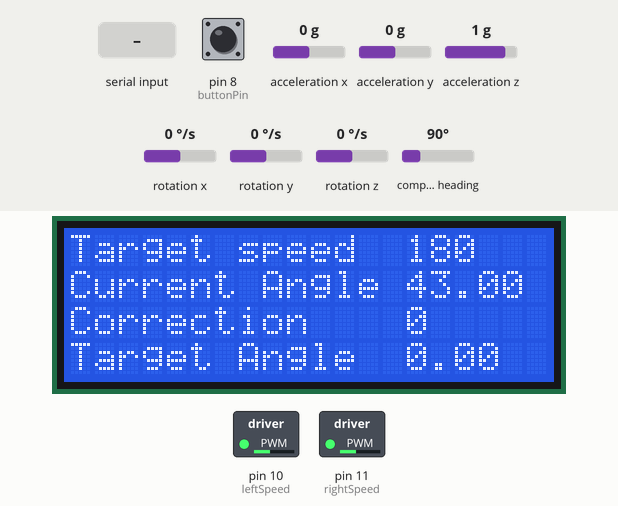
Bench run of a sketch on a simulated Arduino Uno, built with avr-gcc and run on an emulated ATmega328P. Shown: 20×4 character LCD, switched loads named in the sketch (green lamp = pin HIGH). Wiring (inferred from the names in the program): QMC5883L compass at I2C address 0x0D; MPU-6050 motion sensor at I2C address 0x68. The test bench sets the inputs (shaded band); at power-on: pin 8 (buttonPin) HIGH, compass heading 90°, acceleration x 0 g, acceleration y 0 g, acceleration z 1 g, rotation x 0 °/s, rotation y 0 °/s, rotation z 0 °/s. What the sketch prints to the serial monitor is not drawn.

Above: at 2.8 s.
2.9 s: pin 8 (buttonPin) pulled LOW for 0.15 s
At 4.3 s:
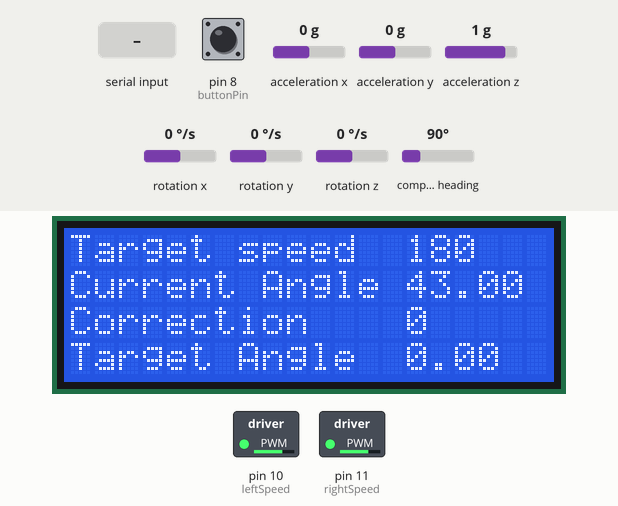
6.0 s: "<90,45>" received over Serial
9.0 s: compass heading set to 7°
At 10.1 s:
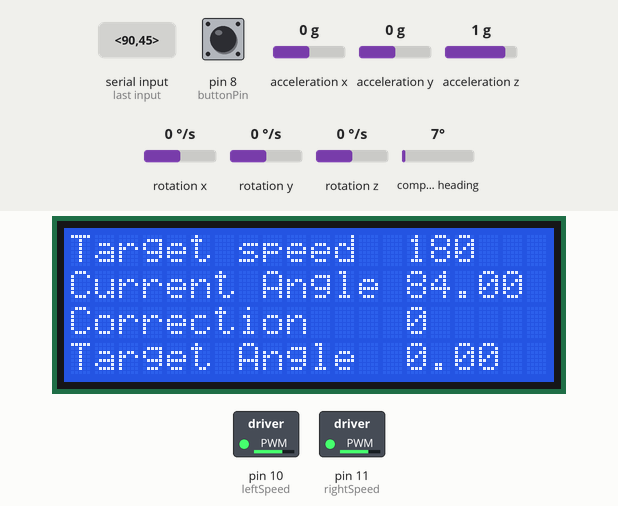
12.0 s: pin 8 (buttonPin) pulled LOW for 1 s
16.0 s: "<30,150>" received over Serial
19.0 s: compass heading set to 90°
At 20.3 s:
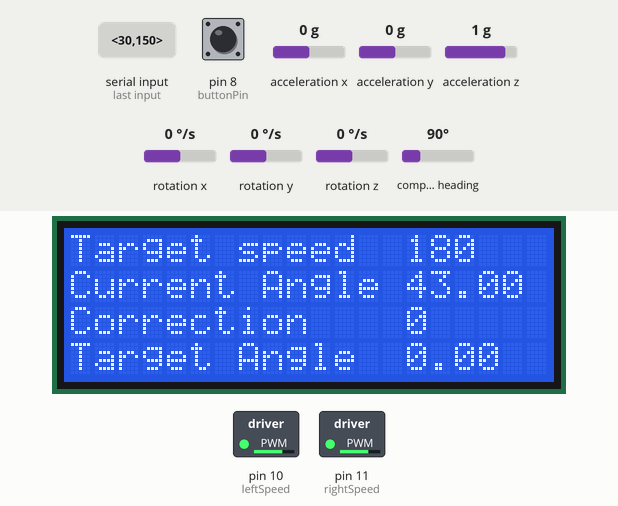
Timing chart, 0 to 22.0 s (numbered marks = the images above; inputs shaded):
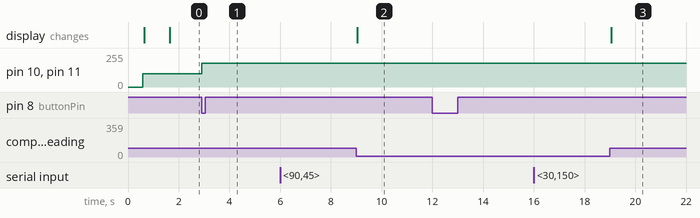

The sketch:

DriveControl.ino
```cpp
/*   Drive Control
By Chris Fischer
Read data from serial and use to control direction and speed.
Direction is compared to a MPU6050 6 axis accelerometer
Nominal speed is controlled by motor PWM controls

Speed is coded as 10xxx where xxx is speed (max 255)
Angle is coded as 20xxx where xxx is the target angle (0-359)

Ascii values should be sent with '<' and '>' as start and end
characters, respectively.

So a speed of 155 should use the ascii string
<10155>
An angle of 97 should use the ascii string
<20097>

*/
#include <Adafruit_MPU6050.h>
#include <Adafruit_Sensor.h>
#include <Wire.h>  // I2C communication
#include <LiquidCrystal_I2C.h>  // librar for I2C 2 row x 16 column LCD
LiquidCrystal_I2C lcd(0x27,20,4);  // set the LCD address to 0x27 for a 20 column and 4 line display


const int baudRate = 9600;
// const int baudRate = 115200;

// accelerometer variables
const int MPU = 0x68; // MPU6050 I2C address
float AccX, AccY, AccZ; //linear acceleration
float GyroX, GyroY, GyroZ; //angular velocity
float accAngleX, accAngleY, gyroAngleX, gyroAngleY, gyroAngleZ; //used in void loop()
float roll, pitch, yaw;
float AccErrorX, AccErrorY, GyroErrorX, GyroErrorY, GyroErrorZ;

float elapsedTime, currentTime, previousTime;
int c = 0;
float proportionalRate = 1; //speed adjustment per degree of error
float maxRate = 120;
long int maxDuration = 600000;  // run duration in ms

const int maxSpeed = 255; //max PWM value written to motor speed pin. It is typically 255.
const int minSpeed = 80; //min PWM value at which motor moves

float currentAngle; //if MPU6050 is flat, angle = Z = yaw
float targetAngle = 0;
float deltaAngle;
int targetSpeed = 180;
int speedCorrection;
int correctionAngle;
float angleTolerance = .1;
int dataIsSpeed = 0;
int dataIsAngle = 0;
// lcd display variables
int spdRow, spdCol, tarRow,tarCol,actRow,actCol, corrRow, corrCol;


// for an H bridge with single pin direction control, use only pins left1 and right1
//const int left1 = 4;  //for L298N control
const int left1 = 4; // MD20A control
const int left2 = 5;     // ignored in MD20A
//const int right1 = 7;   // for L298n control
const int right1 = 7;  // for MD20A
const int right2 = 6;    // ignored in MD20A


// const int leftSpeed = 10;  // L298N
const int leftSpeed = 10;      // MD20A
// const int rightSpeed = 11;   //L298N
const int rightSpeed = 11;   // MD20A

int leftSpeedVal, rightSpeedVal;

// *** variables for new readSerial2.h
const byte buffSize = 40;
char inputBuffer[buffSize];
const char startMarker = '<';
const char endMarker = '>';
byte bytesRecvd = 0;
boolean readInProgress = false;
boolean newDataFromPC = false;
long int readValue, actValue; // maximum value of an standard integer is 32767.
char messageFromPC[buffSize] = {0};

// **** end new variable block

#include "gyro.h"
#include "movement.h"
//#include "readSerial.h"
//#include "readSerial2.h"


// delaring variables for readSerial3 library
const byte numChars = 32;
char receivedChars[numChars];
boolean newData = false;
#include "readSerial3.h"   // read serial function from arduino website
#include "compassRead.h"   // read azimuth angle from compass chip


const int buttonPin = 8;


void setup() {
  Serial.begin(baudRate);
  //Serial.println("started");
  // setup I2C communication with accelerometer
  Wire.begin();                      // Initialize comunication
  Wire.beginTransmission(MPU);       // Start communication with MPU6050 // MPU=0x68
  Wire.write(0x6B);                  // Talk to the register 6B
  Wire.write(0x00);                  // Make reset - place a 0 into the 6B register
  Wire.endTransmission(true);        //end the transmission
  // Call this function if you need to get the IMU error values for your module
  calculateError();
  // initialize compass - define I2S and error
  compassSetup();

  // setup LCD Display
  lcd.init();
  lcd.clear();
  lcd.backlight();      // Make sure backlight is on

  pinMode(buttonPin,INPUT);   // start button on Aduino
  Serial.println("<Arduino is ready>");
  analogWrite(leftSpeed, 100);
  analogWrite(rightSpeed, 100);
  spdRow = 0;
  lcd.setCursor(0,spdRow);
  lcd.print("Target speed");
  spdCol = 14;
  lcd.setCursor(spdCol,spdRow);
  lcd.print(targetSpeed);
  actRow = 1;
  lcd.setCursor(0,actRow);
  lcd.print("Current Angle ");
  actCol = 14;
  lcd.setCursor(actCol,actRow);
  lcd.print(currentAngle);
  corrRow = 2;
  lcd.setCursor(0, corrRow);
  lcd.print("Correction");
  corrCol = 14;
  lcd.setCursor(corrCol, corrRow);
  lcd.print(correctionAngle);

  tarRow = 3;
  lcd.setCursor(0,tarRow);
  lcd.print("Target Angle ");
  tarCol = 14;
  lcd.setCursor(tarCol,tarRow);
  targetAngle = currentAngle + correctionAngle;
  lcd.print(targetAngle);
  delay(1000);

}

void loop() {
  long int time0, timeStart, timeNow;
  // put your main code here, to run repeatedly:
  currentAngle = float(readCompassAzimuth());
  lcd.setCursor(actCol,actRow);
  lcd.print("      ");
  lcd.setCursor(actCol,actRow);
  lcd.print(currentAngle);


    recvWithStartEndMarkers(); // reads from serial and populates the variable receivedChars[]
    readValue = atol(receivedChars);
    if(newData){
      Serial.print("Read Value = ");
      Serial.println(readValue);

    }


    // append 10000 for speed
    // append 20000 for angle
    if ((readValue < 10000) && newData ){
      Serial.print("readValue = ");
      Serial.println(readValue);
      Serial.println("use 10000 + value for speed, 20000 + value for angle");
      newData = false;
      }
    else if ((readValue < 12000) && newData) {
      Serial.print("readValue = ");
      Serial.println(readValue);
      actValue = readValue - 10000;
      Serial.print("Speed = ");
      Serial.println(actValue);
      targetSpeed = actValue;
      lcd.setCursor(spdCol,spdRow);
      lcd.print("   ");
      lcd.setCursor(spdCol,spdRow);
      lcd.print(targetSpeed);
      }
    else if ((readValue < 30000 )&& newData){
      dataIsAngle = 1;
      actValue = readValue - 20000;
      Serial.print("Correction Angle = ");
      Serial.println(actValue);
      correctionAngle = actValue;
      targetAngle = currentAngle + correctionAngle;
      lcd.setCursor(corrCol,corrRow);
      lcd.print("      ");
      lcd.setCursor(corrCol,corrRow);
      lcd.print(correctionAngle);
      lcd.setCursor(tarCol,tarRow);
      lcd.print("    ");
      lcd.setCursor(tarCol,tarRow);
      lcd.print(targetAngle);
      }
    else if (newData){
      Serial.println("New Data not processed");
      newData = false;
    }


    if(newData){
      newData = false;
      forward();   // sets direction pins, not movement
      rightSpeedVal = targetSpeed;
      leftSpeedVal = targetSpeed;

      moveControl();


    }

  // button controlled start for testing
  if (digitalRead(buttonPin)==LOW){
    //Serial.println("Button Pushed");
    delay(1);
    maxDuration = 2000;

    rightSpeedVal = targetSpeed;
    leftSpeedVal = targetSpeed;
    timeStart = millis();
    timeNow = millis();
    moveControl();
   /* while((timeNow - timeStart) < maxDuration){
      moveControl();
      timeNow = millis();
    }   */
  //stopCar();


  }


}
```

compassRead.h
```cpp
// developed as CompasAzimuthWithCorrection
// converted to a library to incorporate into DriveControl
//  Chris Fischer November 27, 2024

#include <Wire.h> //I2C Arduino Library
//uncomment the max and min values.   Rotate the compass chip throug
// 360 degrees plus vertical.   Record the max, and min.   Calculate the
// average.   Enter the averages as offset values.
// program assumes board is oriented horizontally (xz plane).


#define addr 0x0D //I2C Address for The HMC5883
int xMax = -9999, yMax = -9999, zMax = -9999;
int xMin = 9999, yMin = 9999, zMin = 9999;
int xOffset = -2975, yOffset = -930, zOffset = -187;


void compassSetup() {

  Serial.begin(9600);
  Wire.begin();


  Wire.beginTransmission(addr); //start talking
  Wire.write(0x0B); // Tell the HMC5883 to Continuously Measure
  Wire.write(0x01); // Set the Register
  Wire.endTransmission();
  Wire.beginTransmission(addr); //start talking
  Wire.write(0x09); // Tell the HMC5883 to Continuously Measure
  Wire.write(0x1D); // Set the Register
  Wire.endTransmission();
}

int readCompassAzimuth() {

  int x, y, z, a; //triple axis data

  //Tell the HMC what regist to begin writing data into


  Wire.beginTransmission(addr);
  Wire.write(0x00); //start with register 3.
  Wire.endTransmission();

  //Read the data.. 2 bytes for each axis.. 6 total bytes
  Wire.requestFrom(addr, 6);
  if (6 <= Wire.available()) {
    x = Wire.read(); //MSB  x
    x |= Wire.read() << 8; //LSB  x)
    z = Wire.read(); //MSB  z
    z |= Wire.read() << 8; //LSB z
    y = Wire.read(); //MSB y
    y |= Wire.read() << 8; //LSB y

    x = x - xOffset;
    y = y - yOffset;
    z = z - zOffset;

    if(x > xMax){xMax = x;}
    if(x < xMin){xMin = x;}
    if(y > yMax){yMax = y;}
    if(y < yMin){yMin = y;}
    if(z > zMax){zMax = z;}
    if(z < zMin){zMin = z;}


  }

  // Show Values
  /*Serial.print("X Value: ");
  Serial.println(x);
  Serial.print("Y Value: ");
  Serial.println(y);
  Serial.print("Z Value: ");
  Serial.println(z);*/
  a = int(atan2(double(x),double(z))*180.000/3.1415);
  if(a < 0){a = 360 + a;}
  //Serial.print("A Value: ");
  //Serial.println(a);
  return(a);


}
```

gyro.h
```cpp
// ************* Function Definitions **************
/*   includes functions
/*   void readAcceleration() -- reads linear acceleration from the MPU6050
/*   void readGyro() -- reads angular acceleration
/*   void calculateError() -- samples 200 gyro readings and calculates an average error with accelerometer steady
/*   void readAngle() -- calculates the current angle from accelerometer data
/* **************************************************/
void readAcceleration() {
  Wire.beginTransmission(MPU);
  Wire.write(0x3B); // Start with register 0x3B (ACCEL_XOUT_H)
  Wire.endTransmission(false);
  Wire.requestFrom(MPU, 6, true); // Read 6 registers total, each axis value is stored in 2 registers
  //For a range of +-2g, we need to divide the raw values by 16384, according to the MPU6050 datasheet
  AccX = (Wire.read() << 8 | Wire.read()) / 16384.0; // X-axis value
  AccY = (Wire.read() << 8 | Wire.read()) / 16384.0; // Y-axis value
  AccZ = (Wire.read() << 8 | Wire.read()) / 16384.0; // Z-axis value
}

void readGyro() {
  Wire.beginTransmission(MPU);
  Wire.write(0x43);
  Wire.endTransmission(false);
  Wire.requestFrom(MPU, 6, true);
  GyroX = (Wire.read() << 8 | Wire.read()) / 131.0;
  GyroY = (Wire.read() << 8 | Wire.read()) / 131.0;
  GyroZ = (Wire.read() << 8 | Wire.read()) / 131.0;
}

void calculateError() {
  //When this function is called, ensure the car is stationary. See Step 2 for more info

  // Read accelerometer values 200 times
  c = 0;
  while (c < 200) {
    readAcceleration();
    // Sum all readings
    AccErrorX += (atan((AccY) / sqrt(pow((AccX), 2) + pow((AccZ), 2))) * 180 / PI);
    AccErrorY += (atan(-1 * (AccX) / sqrt(pow((AccY), 2) + pow((AccZ), 2))) * 180 / PI);
    c++;
  }
  //Divide the sum by 200 to get the error value, since expected value of reading is zero
  AccErrorX = AccErrorX / 200;
  AccErrorY = AccErrorY / 200;
  c = 0;

  // Read gyro values 200 times
  while (c < 200) {
    readGyro();
    // Sum all readings
    GyroErrorX += GyroX;
    GyroErrorY += GyroY;
    GyroErrorZ += GyroZ;
    c++;
  }
  //Divide the sum by 200 to get the error value
  GyroErrorX = GyroErrorX / 200;
  GyroErrorY = GyroErrorY / 200;
  GyroErrorZ = GyroErrorZ / 200;
  Serial.println("The the gryoscope setting in MPU6050 has been calibrated");

}

void readAngle(){
  // === Read accelerometer (on the MPU6050) data === //
  readAcceleration();
  // Calculating Roll and Pitch from the accelerometer data
  accAngleX = (atan(AccY / sqrt(pow(AccX, 2) + pow(AccZ, 2))) * 180 / PI) - AccErrorX; //AccErrorX is calculated in the calculateError() function
  accAngleY = (atan(-1 * AccX / sqrt(pow(AccY, 2) + pow(AccZ, 2))) * 180 / PI) - AccErrorY;

  // === Read gyroscope (on the MPU6050) data === //
  previousTime = currentTime;
  currentTime = micros();
  elapsedTime = (currentTime - previousTime) / 1000000; // Divide by 1000 to get seconds
  readGyro();
  // Correct the outputs with the calculated error values
  GyroX -= GyroErrorX; //GyroErrorX is calculated in the calculateError() function
  GyroY -= GyroErrorY;
  GyroZ -= GyroErrorZ;
  // Currently the raw values are in degrees per seconds, deg/s, so we need to multiply by sendonds (s) to get the angle in degrees
  gyroAngleX += GyroX * elapsedTime; // deg/s * s = deg
  gyroAngleY += GyroY * elapsedTime;
  yaw += GyroZ * elapsedTime;
  //combine accelerometer- and gyro-estimated angle values. 0.96 and 0.04 values are determined through trial and error by other people
  roll = 0.96 * gyroAngleX + 0.04 * accAngleX;
  pitch = 0.96 * gyroAngleY + 0.04 * accAngleY;
  currentAngle = yaw; //MPU6050 oriented flat
  //for me, turning right reduces angle. Turning left increases angle.
};
```

movement.h
```cpp
/*   Available functions
moveControl() is the primary function
driving() - manages wheel speed while driving forward
controlSpeed() - adjusts correction speed differential proportional to delta angle.  Called by driving()
rotate() - rotates robot when not moving
changeSpeed() - manages minimum and maximum PWM settings


*/
void forward();
void left();
void right();
void driving();
void controlSpeed();
void rotate();
int changeSpeed (int motorSpeed, int increment);
void forward();
void left();
void right();
void stopCar();
void moveControl();


void moveControl(){
  readAcceleration();
  previousTime = currentTime;
  currentTime = micros();
  elapsedTime = (currentTime - previousTime) / 1000000;
  readGyro();
  GyroX -= GyroErrorX;
  GyroY -= GyroErrorY;
  GyroZ -= GyroErrorZ;
  yaw += GyroZ * elapsedTime;
  currentAngle = yaw;
  //Serial.print("Current Angle = ");Serial.println(currentAngle);
  if(targetSpeed == 0){
    rotate();
    }
  else{
     driving();
    }
  }


  // rewritten driving() function by Chris Fischer

  void driving(){   // called my moveControl
  forward();   // sets forward & reverse pins appropriately on H bridge
	deltaAngle = targetAngle - currentAngle;
	speedCorrection = int(deltaAngle * proportionalRate);

	rightSpeedVal = targetSpeed + speedCorrection;
	if(rightSpeedVal > maxSpeed)
		{rightSpeedVal = maxSpeed;}
	else if(rightSpeedVal < minSpeed)
		{rightSpeedVal = minSpeed;}

	leftSpeedVal = targetSpeed - speedCorrection;
	if(leftSpeedVal > maxSpeed)
		{leftSpeedVal = maxSpeed;}
	else if (leftSpeedVal < minSpeed)
		{leftSpeedVal = minSpeed;}

	analogWrite(10, rightSpeedVal);

  analogWrite(11, leftSpeedVal);
  delay(100);
  }

void rotate (){//called by void loop(), which isDriving = false
  int deltaAngle = round(targetAngle - currentAngle);
  Serial.print("deltaAngle = "); Serial.println(deltaAngle);
  int targetGyroZ;
  if (abs(deltaAngle) <= 1){
    stopCar();
  } else {
    if (currentAngle > targetAngle) { //turn left
      left();
    } else if (currentAngle < targetAngle) {//turn right
      right();
    }

    //setting up propoertional control, see Step 3 on the website
    if (abs(deltaAngle) > 30){
      targetGyroZ = 60;
    } else {
      targetGyroZ = proportionalRate * abs(deltaAngle);
    }

    if (round(targetGyroZ - abs(GyroZ)) == 0){
      ;
    } else if (targetGyroZ > abs(GyroZ)){
      leftSpeedVal = changeSpeed(leftSpeedVal, +1); //would increase abs(GyroX)
    } else {
      leftSpeedVal = changeSpeed(leftSpeedVal, -1);
    }
    rightSpeedVal = leftSpeedVal;
    analogWrite(rightSpeed, rightSpeedVal);
    analogWrite(leftSpeed, leftSpeedVal);
  }
}

int changeSpeed (int motorSpeed, int increment){
  motorSpeed += increment;
  if (motorSpeed > maxSpeed){ //to prevent motorSpeed from exceeding 255, which is a problem when using analogWrite
    motorSpeed = maxSpeed;
  } else if (motorSpeed < minSpeed){
    motorSpeed = minSpeed;
  }
  return motorSpeed;
}

void forward(){ //drives the car forward, assuming leftSpeedVal and rightSpeedVal are set high enough
  digitalWrite(right1, HIGH); //the right motor rotates FORWARDS when right1 is HIGH and right2 is LOW
  digitalWrite(right2, LOW);
  digitalWrite(left1, HIGH);
  digitalWrite(left2, LOW);
}

void left(){ //rotates the car left, assuming speed leftSpeedVal and rightSpeedVal are set high enough
  digitalWrite(right1, LOW);
  digitalWrite(right2, HIGH);
  digitalWrite(left1, HIGH);
  digitalWrite(left2, LOW);
}

void right(){
  digitalWrite(right1, HIGH);
  digitalWrite(right2, LOW);
  digitalWrite(left1, LOW);
  digitalWrite(left2, HIGH);
}

void stopCar(){
  digitalWrite(right1, LOW);
  digitalWrite(right2, LOW);
  digitalWrite(left1, LOW);
  digitalWrite(left2, LOW);
  analogWrite(rightSpeed, 0);
  analogWrite(leftSpeed, 0);
}
```

readSerial3.h
```cpp
// Example 3 - Receive with start- and end-markers
// from https://forum.arduino.cc/t/serial-input-basics-updated/382007/2


// declare following variables in main:
//const byte numChars = 32;
//char receivedChars[numChars];

//boolean newData = false;

void recvWithStartEndMarkers() {
    static boolean recvInProgress = false;
    static byte ndx = 0;
    char startMarker = '<';
    char endMarker = '>';
    char rc;

    while (Serial.available() > 0 && newData == false) {
        rc = Serial.read();

        if (recvInProgress == true) {
            if (rc != endMarker) {
                receivedChars[ndx] = rc;
                ndx++;
                if (ndx >= numChars) {
                    ndx = numChars - 1;
                }
            }
            else {
                receivedChars[ndx] = '\0'; // terminate the string
                recvInProgress = false;
                ndx = 0;
                newData = true;
            }
        }

        else if (rc == startMarker) {
            recvInProgress = true;
        }
    }
}

void showNewData() {
    int intVal;
    if (newData == true) {
        Serial.print("This just in ... ");
        Serial.println(receivedChars);
        // converts character array to an integer
        // any characters after a non-integer are ignored

        intVal = atoi(receivedChars);
        Serial.print("As an integer minus 1... ");
        Serial.println(intVal-1);
        newData = false;
    }
}
```

Measured:
- after the input at 2.9 s, pin 10 (leftSpeed), pin 11 (rightSpeed): 100/255 → 180/255 at once
- after the input at 6.0 s, every drawn part: stays the same
- after the input at 9.0 s, the display: changes at once (image 2)
- after the input at 12.0 s, every drawn part: stays the same
- after the input at 16.0 s, every drawn part: stays the same
- after the input at 19.0 s, the display: changes at once (image 3)
